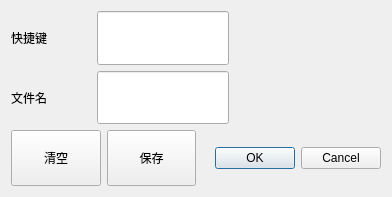
<?xml version="1.0" encoding="UTF-8"?>
<ui version="4.0">
 <class>Dialog</class>
 <widget class="QDialog" name="Dialog">
  <property name="geometry">
   <rect>
    <x>0</x>
    <y>0</y>
    <width>392</width>
    <height>197</height>
   </rect>
  </property>
  <property name="windowTitle">
   <string>Dialog</string>
  </property>
  <layout class="QVBoxLayout" name="verticalLayout_2" stretch="2,1">
   <item>
    <layout class="QHBoxLayout" name="horizontalLayout_4" stretch="3,2">
     <item>
      <layout class="QVBoxLayout" name="verticalLayout" stretch="1,1">
       <item>
        <layout class="QHBoxLayout" name="horizontalLayout" stretch="3,5">
         <item>
          <widget class="QLabel" name="label_2">
           <property name="sizePolicy">
            <sizepolicy hsizetype="Expanding" vsizetype="Expanding">
             <horstretch>0</horstretch>
             <verstretch>0</verstretch>
            </sizepolicy>
           </property>
           <property name="text">
            <string>快捷键</string>
           </property>
          </widget>
         </item>
         <item>
          <widget class="QLineEdit" name="short_key_lineEdit">
           <property name="sizePolicy">
            <sizepolicy hsizetype="Expanding" vsizetype="Expanding">
             <horstretch>0</horstretch>
             <verstretch>0</verstretch>
            </sizepolicy>
           </property>
          </widget>
         </item>
        </layout>
       </item>
       <item>
        <layout class="QHBoxLayout" name="horizontalLayout_2" stretch="3,5">
         <item>
          <widget class="QLabel" name="label_3">
           <property name="sizePolicy">
            <sizepolicy hsizetype="Expanding" vsizetype="Expanding">
             <horstretch>0</horstretch>
             <verstretch>0</verstretch>
            </sizepolicy>
           </property>
           <property name="text">
            <string>文件名</string>
           </property>
          </widget>
         </item>
         <item>
          <widget class="QLineEdit" name="filename_lineEdit">
           <property name="sizePolicy">
            <sizepolicy hsizetype="Expanding" vsizetype="Expanding">
             <horstretch>0</horstretch>
             <verstretch>0</verstretch>
            </sizepolicy>
           </property>
          </widget>
         </item>
        </layout>
       </item>
      </layout>
     </item>
     <item>
      <widget class="QLabel" name="info_label">
       <property name="sizePolicy">
        <sizepolicy hsizetype="Expanding" vsizetype="Expanding">
         <horstretch>0</horstretch>
         <verstretch>0</verstretch>
        </sizepolicy>
       </property>
       <property name="text">
        <string/>
       </property>
       <property name="wordWrap">
        <bool>true</bool>
       </property>
      </widget>
     </item>
    </layout>
   </item>
   <item>
    <layout class="QHBoxLayout" name="horizontalLayout_3" stretch="1,1,2">
     <item>
      <widget class="QPushButton" name="clear_pushButton">
       <property name="sizePolicy">
        <sizepolicy hsizetype="Expanding" vsizetype="Expanding">
         <horstretch>0</horstretch>
         <verstretch>0</verstretch>
        </sizepolicy>
       </property>
       <property name="text">
        <string>清空</string>
       </property>
      </widget>
     </item>
     <item>
      <widget class="QPushButton" name="save_pushButton">
       <property name="sizePolicy">
        <sizepolicy hsizetype="Expanding" vsizetype="Expanding">
         <horstretch>0</horstretch>
         <verstretch>0</verstretch>
        </sizepolicy>
       </property>
       <property name="text">
        <string>保存</string>
       </property>
      </widget>
     </item>
     <item>
      <widget class="QDialogButtonBox" name="buttonBox">
       <property name="sizePolicy">
        <sizepolicy hsizetype="Expanding" vsizetype="Expanding">
         <horstretch>0</horstretch>
         <verstretch>0</verstretch>
        </sizepolicy>
       </property>
       <property name="orientation">
        <enum>Qt::Horizontal</enum>
       </property>
       <property name="standardButtons">
        <set>QDialogButtonBox::Cancel|QDialogButtonBox::Ok</set>
       </property>
      </widget>
     </item>
    </layout>
   </item>
  </layout>
 </widget>
 <resources/>
 <connections>
  <connection>
   <sender>buttonBox</sender>
   <signal>accepted()</signal>
   <receiver>Dialog</receiver>
   <slot>accept()</slot>
   <hints>
    <hint type="sourcelabel">
     <x>248</x>
     <y>254</y>
    </hint>
    <hint type="destinationlabel">
     <x>157</x>
     <y>274</y>
    </hint>
   </hints>
  </connection>
  <connection>
   <sender>buttonBox</sender>
   <signal>rejected()</signal>
   <receiver>Dialog</receiver>
   <slot>reject()</slot>
   <hints>
    <hint type="sourcelabel">
     <x>316</x>
     <y>260</y>
    </hint>
    <hint type="destinationlabel">
     <x>286</x>
     <y>274</y>
    </hint>
   </hints>
  </connection>
 </connections>
</ui>
